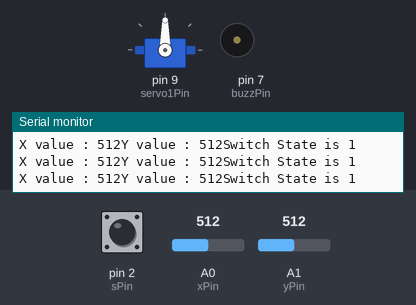
Bench run of a sketch on a simulated Arduino Uno, built with avr-gcc and run on an emulated ATmega328P. Shown: servo, buzzer (waves = sounding, pin HIGH), the last lines printed to the serial monitor. The inputs (shaded band) are chosen by the test bench; at power-on: A0 (xPin) = 512, pin 2 (sPin) HIGH, A1 (yPin) = 512.

Above: at 1.2 s.
1.3 s: A0 (xPin) set to 716
At 1.8 s:
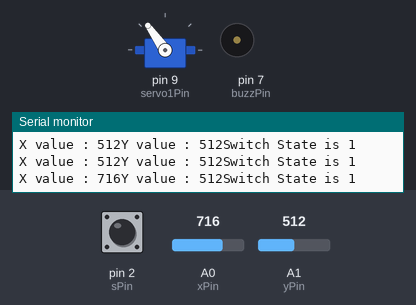
2.9 s: pin 2 (sPin) pulled LOW for 0.25 s
At 3.11 s:
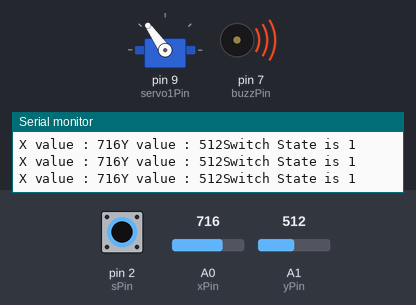
4.7 s: A0 (xPin) set to 900
At 6.0 s:
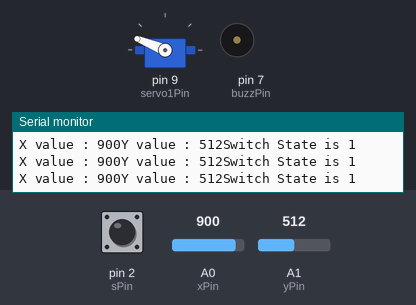
6.3 s: A0 (xPin) set to 1023
At 7.6 s:
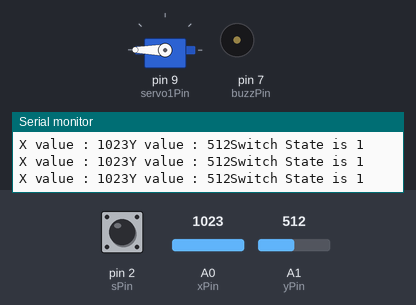
7.9 s: pin 2 (sPin) pulled LOW for 1 s
At 8.8 s:
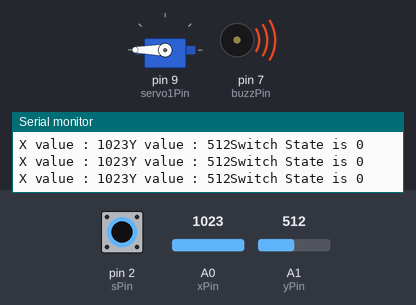
10.5 s: A0 (xPin) set to 1007
At 11.7 s:
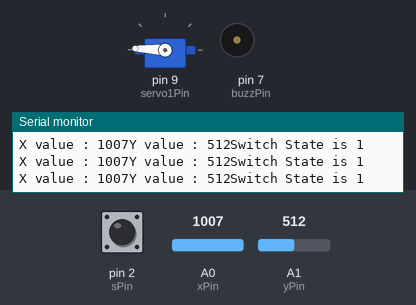
12.1 s: A0 (xPin) set to 983
Timing chart, 0 to 15.1 s (numbered marks = the images above; inputs shaded):
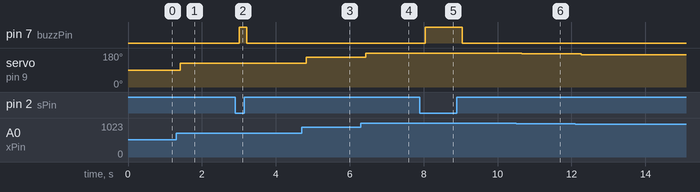

The sketch:

Understanding_joystick.ino
```cpp
#include<Servo.h>
Servo Xservo; //Creating objects for the servo motorsn
//Servo Yservo;  //if we are using 2 different SM's

int xPin=A0;
int yPin=A1;
int sPin=2;
int xVal;
int yVal;
int sVal;
int servo1Pin=9;
//int servo2Pin=10;  for 2nd servo motor(if using)
int buzzPin=7;
int servo1;
//int servo2;


void setup() {
  // put your setup code here, to run once:
  Serial.begin(9600);
  pinMode(xPin,INPUT);
  pinMode(yPin,INPUT);
  pinMode(sPin,INPUT);
  pinMode(servo1Pin,OUTPUT);
  pinMode(buzzPin,OUTPUT);
  digitalWrite(sPin,HIGH);
  Xservo.attach(servo1Pin);  //instruction for servo to attach it to X pin i.e. A0
  //Yservo.attach(yPin);

}

void loop() {
  // put your main code here, to run repeatedly:
  xVal=analogRead(xPin);
  servo1=(180./1023.)*(xVal);
  yVal=analogRead(yPin);
   //servo2=(180./1023.)*(yVal);
  sVal=digitalRead(sPin);

  Xservo.write(servo1);  //passing the value of calculated angle as the argument
  //Yservo.write(servo2);


  if(sVal==0){
    digitalWrite(buzzPin,HIGH);
  }
  else{
    digitalWrite(buzzPin,LOW);
  }

  delay(200);
  Serial.print("X value : ");
  Serial.print(xVal);
  Serial.print("Y value : ");
  Serial.print(yVal);
  Serial.print("Switch State is ");
  Serial.println(sVal);

}
```

Measured:
- after the input at 1.3 s, servo on pin 9 (servo1Pin): 90° → 125° after 0.11 s
- after the input at 2.9 s, pin 7 (buzzPin): LOW → HIGH after 0.12 s, → LOW 0.20 s later
- after the input at 4.7 s, servo on pin 9 (servo1Pin): 125° → 158° after 0.12 s
- after the input at 6.3 s, servo on pin 9 (servo1Pin): 158° → 180° after 0.13 s
- after the input at 7.9 s, pin 7 (buzzPin): LOW → HIGH after 0.14 s, → LOW 1.0 s later
- after the input at 10.5 s, servo on pin 9 (servo1Pin): 180° → 177° after 0.15 s
- after the input at 12.1 s, servo on pin 9 (servo1Pin): 177° → 172° after 0.16 s
